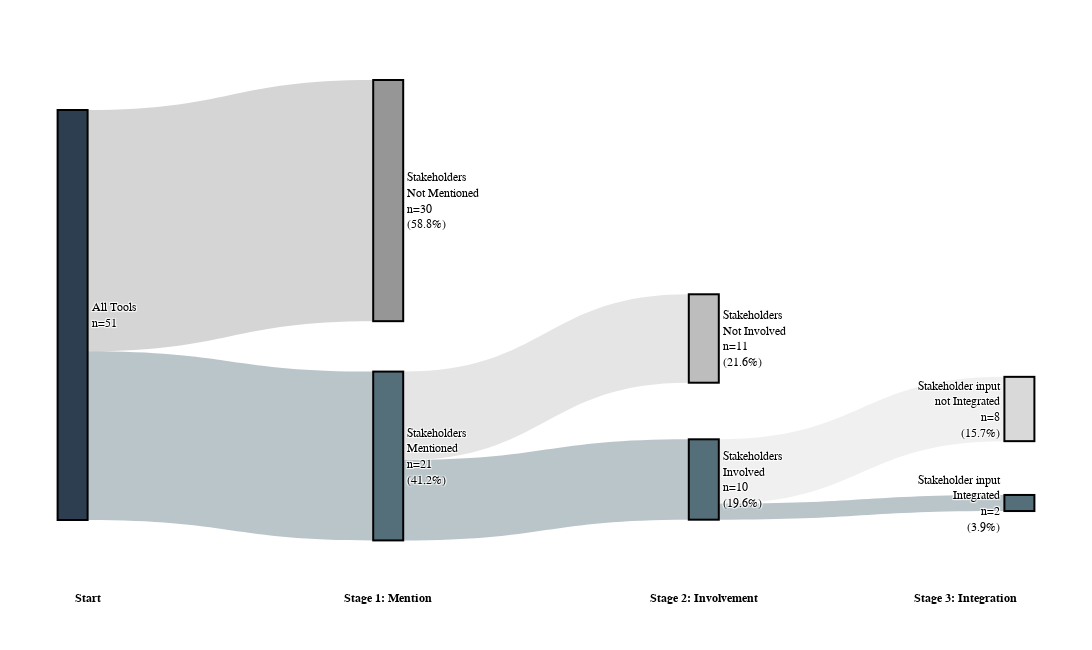

The notebook cell saved with this chart:
### Code cell
import plotly.graph_objects as go
import plotly.io as pio

df_filtered = df[df['tool_description'] != 'study']
total_instances = len(df_filtered)

# Calculate flows
mentioned_yes = (df_filtered['stakeholders_mentioned'] == 'Yes').sum()
mentioned_no = (df_filtered['stakeholders_mentioned'] == 'No').sum()

df_mentioned = df_filtered[df_filtered['stakeholders_mentioned'] == 'Yes']
involved_yes = (df_mentioned['stakeholders_involved'] == 'Yes').sum()
involved_no = (df_mentioned['stakeholders_involved'] == 'No').sum()

df_involved = df_mentioned[df_mentioned['stakeholders_involved'] == 'Yes']
integrated_yes = (df_involved['tool_integration'] == 'Yes').sum()
integrated_no = (df_involved['tool_integration'] == 'No').sum()

# Define node labels with counts and percentages
labels = [
    f'All Tools<br>n={total_instances}',  # 0
    f'Stakeholders<br>Mentioned<br>n={mentioned_yes}<br>({mentioned_yes/total_instances*100:.1f}%)',  # 1
    f'Stakeholders<br>Not Mentioned<br>n={mentioned_no}<br>({mentioned_no/total_instances*100:.1f}%)',  # 2
    f'Stakeholders<br>Involved<br>n={involved_yes}<br>({involved_yes/total_instances*100:.1f}%)',  # 3
    f'Stakeholders<br>Not Involved<br>n={involved_no}<br>({involved_no/total_instances*100:.1f}%)',  # 4
    f'Stakeholder input<br>Integrated<br>n={integrated_yes}<br>({integrated_yes/total_instances*100:.1f}%)',  # 5
    f'Stakeholder input<br>not Integrated<br>n={integrated_no}<br>({integrated_no/total_instances*100:.1f}%)'  # 6
]

# Create custom link labels showing counts and percentages
link_labels = [
    f'{mentioned_yes} ({mentioned_yes/total_instances*100:.1f}%)',  # All → Mentioned
    f'{mentioned_no} ({mentioned_no/total_instances*100:.1f}%)',  # All → Not Mentioned
    f'{involved_yes} ({involved_yes/mentioned_yes*100:.1f}%)',  # Mentioned → Involved
    f'{involved_no} ({involved_no/mentioned_yes*100:.1f}%)',  # Mentioned → Not Involved
    f'{integrated_yes} ({integrated_yes/involved_yes*100:.1f}%)',  # Involved → Integrated
    f'{integrated_no} ({integrated_no/involved_yes*100:.1f}%)'  # Involved → Not Integrated
]

# Create Sankey diagram with accessible grayscale-friendly colors
fig = go.Figure(data=[go.Sankey(
    arrangement='snap',
    node=dict(
        pad=20,
        thickness=30,
        line=dict(color='black', width=2),
        label=labels,
        # Grayscale-accessible colors: dark for start, medium-dark for positive outcomes, light grays for negative outcomes
        color=['#2c3e50',  # All Tools - very dark
                '#546e7a',  # Mentioned - medium-dark
                '#969696',  # Not Mentioned - medium-light gray
                '#546e7a',  # Involved - medium-dark
                '#bdbdbd',  # Not Involved - light gray
                '#546e7a',  # Integrated - medium-dark
                '#d9d9d9'],  # Not Integrated - very light gray
        customdata=labels,
        hovertemplate='%{customdata}<extra></extra>',
        x=[0.05, 0.35, 0.35, 0.65, 0.65, 0.95, 0.95],
        y=[0.5, 0.8, 0.2, 0.85, 0.55, 0.9, 0.7]
    ),
    link=dict(
        source=[0, 0, 1, 1, 3, 3],
        target=[1, 2, 3, 4, 5, 6],
        value=[mentioned_yes, mentioned_no, involved_yes, involved_no, integrated_yes, integrated_no],
        # Accessible link colors with transparency
        color=['rgba(84, 110, 122, 0.4)',   # Mentioned - medium-dark with transparency
                'rgba(150, 150, 150, 0.4)',  # Not Mentioned - medium-light gray with transparency
                'rgba(84, 110, 122, 0.4)',   # Involved - medium-dark with transparency
                'rgba(189, 189, 189, 0.4)',  # Not Involved - light gray with transparency
                'rgba(84, 110, 122, 0.4)',   # Integrated - medium-dark with transparency
                'rgba(217, 217, 217, 0.4)'], # Not Integrated - very light gray with transparency
        customdata=link_labels,
        hovertemplate='%{customdata}<extra></extra>'
    )
)])

fig.update_layout(
    title={
        'text': '',
        'font': {'size': 18, 'family': 'Arial', 'color': 'black'},
        'x': 0.5,
        'xanchor': 'center'
    },
    font=dict(size=12, family='Arial', color='black'),
    plot_bgcolor='white',
    paper_bgcolor='white',
    height=650,  # Increased height to accommodate bottom labels
    width=1200,
    margin=dict(l=20, r=20, t=80, b=100)  # Increased bottom margin for stage labels
)

# Add annotations for stage labels with more space at the bottom
annotations = [
    dict(x=0.05, y=-0.12, text='<b>Start</b>', showarrow=False,
        xref='paper', yref='paper', font=dict(size=12, color='black')),
    dict(x=0.35, y=-0.12, text='<b>Stage 1: Mention</b>', showarrow=False,
        xref='paper', yref='paper', font=dict(size=12, color='black')),
    dict(x=0.65, y=-0.12, text='<b>Stage 2: Involvement</b>', showarrow=False,
        xref='paper', yref='paper', font=dict(size=12, color='black')),
    dict(x=0.95, y=-0.12, text='<b>Stage 3: Integration</b>', showarrow=False,
        xref='paper', yref='paper', font=dict(size=12, color='black'))
]

fig.update_layout(annotations=annotations)

# Save as interactive HTML and static image
fig.write_html("fig_7_stakeholder_integration_sankey.html")
fig.write_image("fig_7_stakeholder_integration_sankey.png", width=1200, height=650, scale=2)

fig.show()

# Print summary statistics
print(f"Pipeline Statistics:")
print(f"{'='*60}")
print(f"Total tools: {total_instances}")
print(f"Stakeholders mentioned: {mentioned_yes} ({mentioned_yes/total_instances*100:.1f}%)")
print(f"Stakeholders involved (of mentioned): {involved_yes} ({involved_yes/mentioned_yes*100:.1f}% of mentioned)")
print(f"Stakeholder input integrated (of involved): {integrated_yes} ({integrated_yes/involved_yes*100:.1f}% of involved)")
print(f"{'='*60}")
print(f"Drop-off rates:")
print(f"  Not mentioned: {mentioned_no} ({mentioned_no/total_instances*100:.1f}%)")
print(f"  Mentioned but not involved: {involved_no} ({involved_no/mentioned_yes*100:.1f}% of mentioned)")
print(f"  Involved but not integrated: {integrated_no} ({integrated_no/involved_yes*100:.1f}% of involved)")

### Figure 1 — Plotly figure (JSON) as saved in the notebook; plotly's stock layout.template omitted (floating-point values rounded to 4 significant figures)
{"data": [{"arrangement": "snap", "link": {"color": ["rgba(84, 110, 122, 0.4)", "rgba(150, 150, 150, 0.4)", "rgba(84, 110, 122, 0.4)", "rgba(189, 189, 189, 0.4)", "rgba(84, 110, 122, 0.4)", "rgba(217, 217, 217, 0.4)"], "customdata": ["21 (41.2%)", "30 (58.8%)", "10 (47.6%)", "11 (52.4%)", "2 (20.0%)", "8 (80.0%)"], "hovertemplate": "%{customdata}<extra></extra>", "source": [0, 0, 1, 1, 3, 3], "target": [1, 2, 3, 4, 5, 6], "value": [21, 30, 10, 11, 2, 8]}, "node": {"color": ["#2c3e50", "#546e7a", "#969696", "#546e7a", "#bdbdbd", "#546e7a", "#d9d9d9"], "customdata": ["All Tools<br>n=51", "Stakeholders<br>Mentioned<br>n=21<br>(41.2%)", "Stakeholders<br>Not Mentioned<br>n=30<br>(58.8%)", "Stakeholders<br>Involved<br>n=10<br>(19.6%)", "Stakeholders<br>Not Involved<br>n=11<br>(21.6%)", "Stakeholder input<br>Integrated<br>n=2<br>(3.9%)", "Stakeholder input<br>not Integrated<br>n=8<br>(15.7%)"], "hovertemplate": "%{customdata}<extra></extra>", "label": ["All Tools<br>n=51", "Stakeholders<br>Mentioned<br>n=21<br>(41.2%)", "Stakeholders<br>Not Mentioned<br>n=30<br>(58.8%)", "Stakeholders<br>Involved<br>n=10<br>(19.6%)", "Stakeholders<br>Not Involved<br>n=11<br>(21.6%)", "Stakeholder input<br>Integrated<br>n=2<br>(3.9%)", "Stakeholder input<br>not Integrated<br>n=8<br>(15.7%)"], "line": {"color": "black", "width": 2}, "pad": 20, "thickness": 30, "x": [0.05, 0.35, 0.35, 0.65, 0.65, 0.95, 0.95], "y": [0.5, 0.8, 0.2, 0.85, 0.55, 0.9, 0.7]}, "type": "sankey"}], "layout": {"annotations": [{"font": {"color": "black", "size": 12}, "showarrow": false, "text": "<b>Start</b>", "x": 0.05, "xref": "paper", "y": -0.12, "yref": "paper"}, {"font": {"color": "black", "size": 12}, "showarrow": false, "text": "<b>Stage 1: Mention</b>", "x": 0.35, "xref": "paper", "y": -0.12, "yref": "paper"}, {"font": {"color": "black", "size": 12}, "showarrow": false, "text": "<b>Stage 2: Involvement</b>", "x": 0.65, "xref": "paper", "y": -0.12, "yref": "paper"}, {"font": {"color": "black", "size": 12}, "showarrow": false, "text": "<b>Stage 3: Integration</b>", "x": 0.95, "xref": "paper", "y": -0.12, "yref": "paper"}], "font": {"color": "black", "family": "Arial", "size": 12}, "height": 650, "margin": {"b": 100, "l": 20, "r": 20, "t": 80}, "paper_bgcolor": "white", "plot_bgcolor": "white", "title": {"font": {"color": "black", "family": "Arial", "size": 18}, "text": "", "x": 0.5, "xanchor": "center"}, "width": 1200}}
